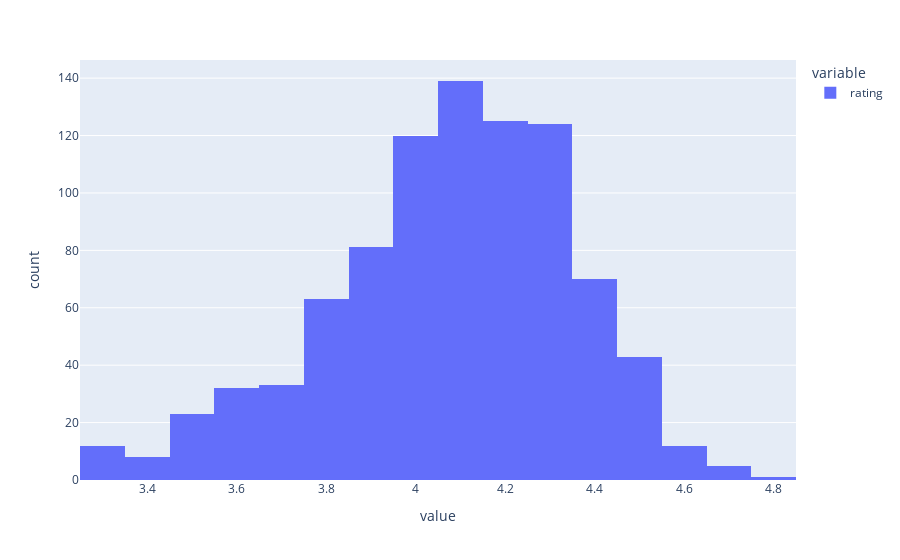

Notebook code for this chart:
### Markdown cell above
#### Distribution of rating

### Code cell
px.histogram(df['rating'])

### Figure 1 — Plotly figure (JSON) as saved in the notebook; plotly's stock layout.template omitted (floating-point values rounded to 4 significant figures; data arrays with more than 128 entries replaced by an {"elided": "..."} marker saying what was removed)
{"data": [{"alignmentgroup": "True", "bingroup": "x", "hovertemplate": "variable=rating<br>value=%{x}<br>count=%{y}<extra></extra>", "legendgroup": "rating", "marker": {"color": "#636efa", "pattern": {"shape": ""}}, "name": "rating", "offsetgroup": "rating", "orientation": "v", "showlegend": true, "type": "histogram", "x": {"elided": "891 float values"}, "xaxis": "x", "yaxis": "y"}], "layout": {"barmode": "relative", "legend": {"title": {"text": "variable"}, "tracegroupgap": 0}, "margin": {"t": 60}, "xaxis": {"anchor": "y", "domain": [0, 1], "title": {"text": "value"}}, "yaxis": {"anchor": "x", "domain": [0, 1], "title": {"text": "count"}}}}
